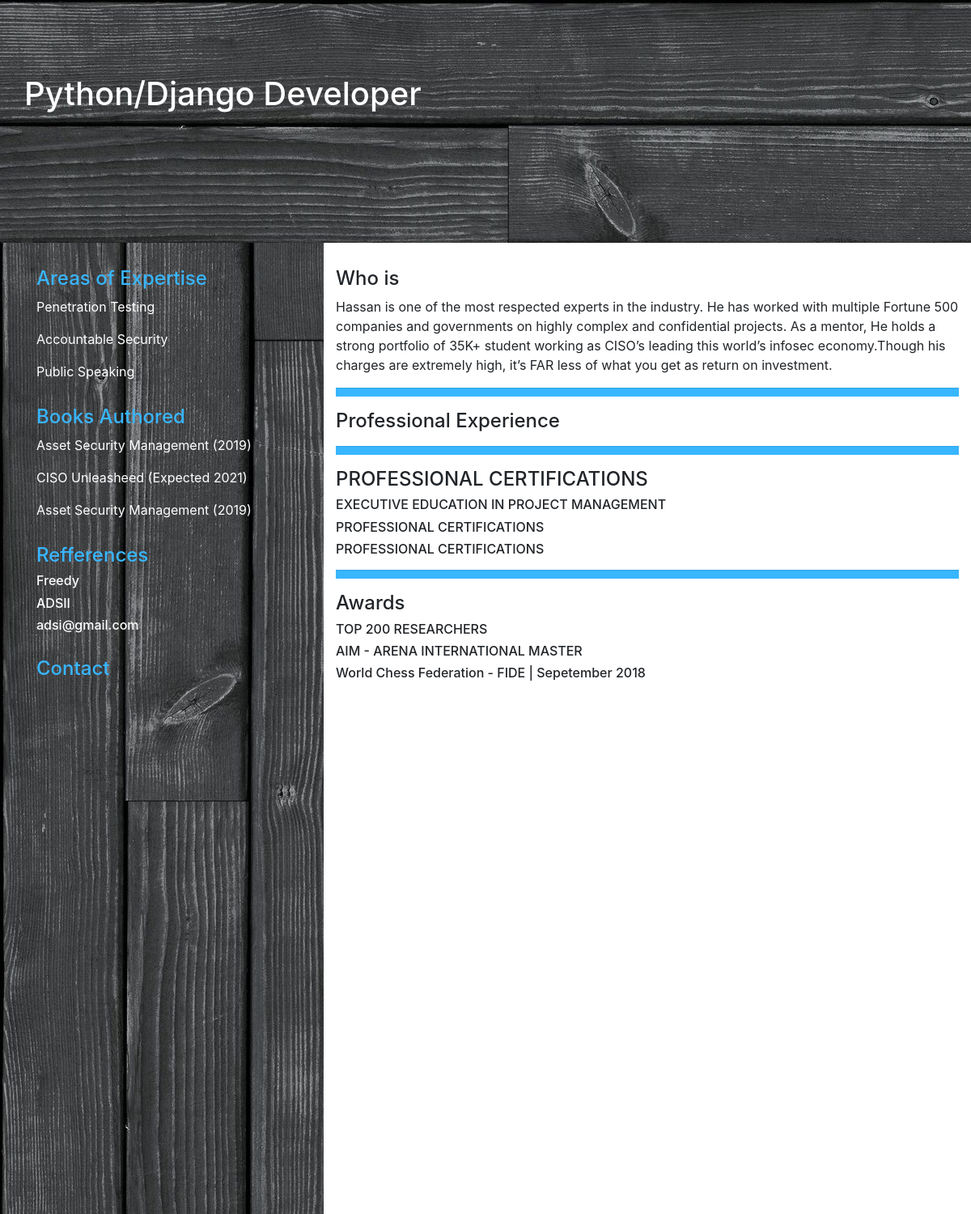
Screenshot of /dashboard/printblackcv/35 (signed in) with the database file from the repository.
### dashboard/models.py (models this page shows)
class ProfileProfessioncv2(models.Model):
    procv2 = models.TextField(blank=True, max_length=300)

class ProfileAreaofexpertisecv2(models.Model):
    areaofexpertisecv2 = models.TextField(blank=True, max_length=300)

class ProfileBooksAuthoredcv2(models.Model):
    bookscv2 = models.TextField(blank=True, max_length=300)

class ProfileReferencescv2(models.Model):
    refcv2 = models.TextField(blank=True, max_length=300)
    orgcv2 = models.TextField(blank=True, max_length=300)
    emailcv2 = models.TextField(blank=True, max_length=300)

class ProfileIntroductioncv2(models.Model):
    introcv2 = models.TextField(blank=True, max_length=300)

class ProfileCertificatecv2(models.Model):
    certcv2 = models.TextField(blank=True, max_length=300)

class ProfileAwardscv2(models.Model):
    awcv2 = models.TextField(blank=True, max_length=300)

### dashboard/views.py (the view)
# urls.py: path('printblackcv/<id>', views.printcvblack, name='printblackcv'),
def printcvblack(request, id):
    uid = request.user.id
    detail = Profile.objects.filter(user=request.user).first()
    cv2 = CV2.objects.get(id=id, user=request.user)
    print(cv2)
    return render(request, 'dashboard/cvblack_afterprint.html', {'detail': detail, 'id': uid, 'cv': cv2})

### dashboard/templates/dashboard/cvblack_afterprint.html (shortened to what this page needs)
{% load static %}
<!DOCTYPE html>
	<html>
	<head>
		<link rel="stylesheet" href="https://stackpath.bootstrapcdn.com/bootstrap/4.4.1/css/bootstrap.min.css">
		<link rel="stylesheet" href="https://pro.fontawesome.com/releases/v5.10.0/css/all.css"/>
	</head>
	<body>
        <div class="container-fluid" style="height: 100%">
            <div class="row" style="background-color: black; color: white ; padding-top: 20px ; height: 300px ; background-image: url({% static 'woodhr.jpg' %})">
                <div style="margin-left: 30px; margin-bottom: 30px; margin-top: 40px">
                    <h1>{{ detail.name }}</h1> <br>
                    {% for pro in cv.professsioncv2.all %}
                        <h1>{{ pro.procv2 }}</h1>
                    {% endfor %}
                </div>
            </div>
            <div class="row">
                <div class="col-4" style="color: white; padding-top: 30px;min-height: 1200px; background-image: url({% static 'wood.jpg' %});">
                    <div style="margin-left: 30px; margin-bottom: 30px">
                        <h4 style="color:  #38b6ff"> Areas of Expertise </h4>
                        {% for aox in cv.area_of_expertisecv2.all %}
                            <p>{{ aox.areaofexpertisecv2 }}</p>
                        {% endfor %}
                    </div>
                    <div style="margin-left: 30px; margin-bottom: 30px">
                        <h4 style="color:  #38b6ff"> Books Authored </h4>
                        {% for boa in cv.books_authored.all %}
                            <p>{{ boa.bookscv2 }}</p>
                        {% endfor %}
                    </div>
                    <div style="margin-left: 30px; margin-bottom: 30px">
                        <h4 style="color:  #38b6ff"> Refferences </h4>
                        {% for ref in cv.referencescv2.all %}
                            <h6>{{ ref.refcv2 }}</h6>
                            <h6>{{ref.orgcv2 }}</h6>
                            <h6>{{ref.emailcv2 }}</h6>
                        {% endfor %}
                    </div>
                    <div style="margin-left: 30px; margin-bottom: 30px">
                        <h4 style="color:  #38b6ff"> Contact </h4>
                    </div>
                </div>
                <div class="col-8" style="padding-top: 30px">
                    <div>
                        <h4>Who is {{ detail.name }}</h4>
                        {% for intro in cv.introductioncv2.all %}
                            <p>{{ intro.introcv2 }}</p>
                        {% endfor %}
                    </div>
                    <hr  style="background-color: #38b6ff; height: 10px">
                    <div>
                        <h4>Professional Experience </h4>
                    </div>
                    <hr  style="background-color: #38b6ff; height: 10px">
                    <div>
                        <h4>PROFESSIONAL CERTIFICATIONS</h4>
                        {% for cer in cv.certificatecv2.all %}
                        <h6>{{ cer.certcv2 }} </h6>
                        {% endfor %}
                    </div>
                    <hr  style="background-color: #38b6ff; height: 10px">
                    <div>
                        <h4>Awards</h4>
                        {% for awd in cv.awardscv2.all %}
                        <h6>{{ awd.awcv2 }}</h6>
                        {% endfor %}
                    </div>
                </div>
            </div>
        </div>
</body>
</html>

### rows the page displays
ProfileProfessioncv2: procv2 "Python/Django Developer"
ProfileAreaofexpertisecv2: areaofexpertisecv2 "Penetration Testing"
ProfileAreaofexpertisecv2: areaofexpertisecv2 "Accountable Security"
ProfileAreaofexpertisecv2: areaofexpertisecv2 "Public Speaking"
ProfileBooksAuthoredcv2: bookscv2 "Asset Security Management (2019)"
ProfileBooksAuthoredcv2: bookscv2 "CISO Unleasheed (Expected 2021)"
ProfileBooksAuthoredcv2: bookscv2 "Asset Security Management (2019)"
ProfileReferencescv2: refcv2 "Freedy", orgcv2 "ADSII", emailcv2 "adsi@gmail.com"
ProfileIntroductioncv2: introcv2 "Hassan is one of the most respected experts in the industry. He has worked with multiple Fortune 500 companies and governments on highly complex and confidential projects. As a mentor, He holds a strong portfolio of 35K+ student working as CISO’s leading this world’s infosec economy.Though his charges are extremely high, it’s FAR less of what you get as return on investment."
ProfileCertificatecv2: certcv2 "EXECUTIVE EDUCATION IN PROJECT MANAGEMENT"
ProfileCertificatecv2: certcv2 "PROFESSIONAL CERTIFICATIONS"
ProfileCertificatecv2: certcv2 "PROFESSIONAL CERTIFICATIONS"
ProfileAwardscv2: awcv2 "TOP 200 RESEARCHERS"
ProfileAwardscv2: awcv2 "AIM - ARENA INTERNATIONAL MASTER"
ProfileAwardscv2: awcv2 "World Chess Federation - FIDE | Sepetember 2018"
